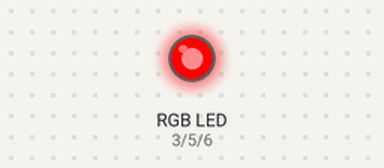
The sketch below on a simulated Arduino Uno, built with avr-gcc and run on an emulated ATmega328P. Parts: an RGB LED mixed from three pins (HIGH = lit).

Above: at 0.05 s.
At 0.2 s:
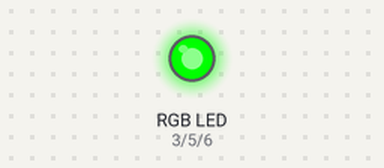
At 0.35 s:
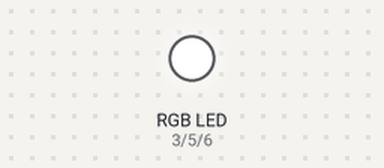
Timing chart, 0 to 3.0 s (numbered marks = the images above):
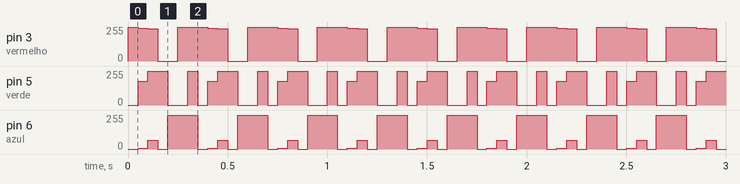

Measured:
- by itself, pin 3 (vermelho): repeats every 0.35 s: 245/255 0.05 s, 242/255 0.05 s, 0/255 0.10 s, 255/255 0.15 s
- by itself, pin 5 (verde): repeats every 0.35 s: 255/255 0.10 s, 0/255 0.10 s, 255/255 0.05 s, 0/255 0.05 s, 178/255 0.05 s
- by itself, pin 6 (azul): repeats every 0.35 s: 66/255 0.05 s, 0/255 0.05 s, 255/255 0.15 s, 0/255 0.05 s, 7/255 0.05 s

The sketch:

LedRgb.ino
```cpp
const int azul = 6;
const int verde = 5;
const int vermelho = 3;

String cor;

void setup()
{
   Serial.begin(9600);

   pinMode(azul, OUTPUT);
   pinMode(verde, OUTPUT);
   pinMode(vermelho, OUTPUT);
}

//Funções responsáveis por executar o brilho selecionado
void vermelhoFuncao(){
  digitalWrite(azul, LOW);
  digitalWrite(verde, LOW);
  digitalWrite(vermelho, HIGH);
}
void azulFuncao(){
  digitalWrite(azul, HIGH);
  digitalWrite(verde, LOW);
  digitalWrite(vermelho, LOW);
}
void verdeFuncao(){
  digitalWrite(azul, LOW);
  digitalWrite(verde, HIGH);
  digitalWrite(vermelho, LOW);
}
void amareloFuncao(){
  analogWrite(azul, 66);
  analogWrite(verde, 255);
  analogWrite(vermelho, 242);
}
void roxoFuncao(){
  analogWrite(azul, 255);
  analogWrite(verde, 0);
  analogWrite(vermelho, 255);
}
void laranjaFuncao(){
  analogWrite(azul, 7);
  analogWrite(verde, 178);
  analogWrite(vermelho, 245);
}
void brancoFuncao(){
  digitalWrite(azul, HIGH);
  digitalWrite(verde, HIGH);
  digitalWrite(vermelho, HIGH);
}

/*
void loop()
{
  if(Serial.available()){
    cor = Serial.readString();
    Serial.println(cor);
  }

  if(cor == "red"){
    vermelhoFuncao();
  }
  if(cor == "blue"){
    azulFuncao();
  }
  if(cor == "green"){
    verdeFuncao();
  }
  if(cor == "yellow"){
    amareloFuncao();
  }
  if(cor == "purple"){
    roxoFuncao();
  }
  if(cor == "orange"){
    laranjaFuncao();
  }
  if(cor == "white"){
    brancoFuncao();
  }
}
*/

void loop()
{
  vermelhoFuncao();
  delay(50);
  laranjaFuncao();
  delay(50);
  amareloFuncao();
  delay(50);
  verdeFuncao();
  delay(50);
  azulFuncao();
  delay(50);
  roxoFuncao();
  delay(50);
  brancoFuncao();
  delay(50);
}
```
